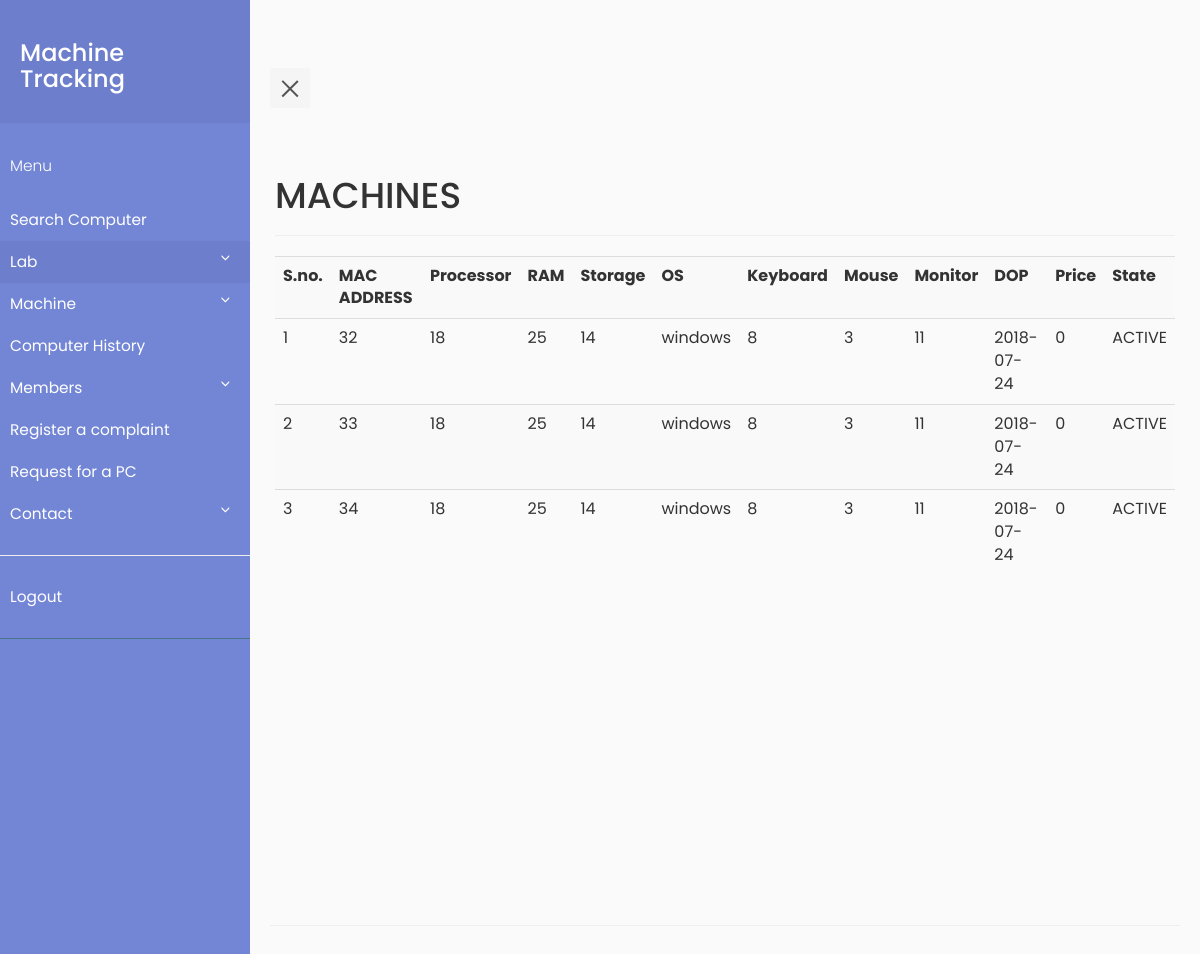
Page /MachineTracking/viewpcbylab.php?lab=2 (signed in) on the committed database.
### tables this page shows
CREATE TABLE `machine` (
  `machine_id` int(11) NOT NULL,
  `MAC_ADDR` varchar(30) DEFAULT NULL,
  `processor` int(11) NOT NULL,
  `ram` int(11) NOT NULL,
  `memory` int(11) NOT NULL,
  `DOP` date DEFAULT NULL,
  `price` int(11) DEFAULT NULL,
  `state` varchar(10) DEFAULT NULL,
  `os` varchar(30) DEFAULT NULL,
  `monitor` int(11) NOT NULL,
  `keyboard` int(11) NOT NULL,
  `mouse` int(11) NOT NULL,
  `grn` int(11) NOT NULL
);

CREATE TABLE `hardware` (
  `hardware_id` int(11) NOT NULL,
  `company` int(11) DEFAULT NULL,
  `description` int(11) DEFAULT NULL,
  `price` int(11) DEFAULT NULL,
  `grn` int(11) DEFAULT NULL,
  `name` int(11) DEFAULT NULL,
  `state` int(11) NOT NULL,
  `supplier` int(20) DEFAULT NULL,
  `DOP` date DEFAULT NULL
);

### MachineTracking/viewpcbylab.php (the view, shortened to what this page needs)
<?php
    require_once "pdo.php";
?>
<html>
<head>
    <link rel="stylesheet" type="text/css" href="https://maxcdn.bootstrapcdn.com/bootstrap/3.3.7/css/bootstrap.min.css" >
    <link rel="stylesheet" type="text/css" href="style5.css">
</head>
<body>
            <div class="wrapper">
     <?php include "navbar.php" ;?>
         <div class="container-fluid row" id="content">
    <div class="page-header">
    <h1>MACHINES</h1>
    </div>
    <?php
        $stmtcnt = $pdo->query("SELECT COUNT(*) FROM machine");
        $row = $stmtcnt->fetch(PDO::FETCH_ASSOC);
        if($row['COUNT(*)']!=='0')
        {
            $i=1;
            $stmtread = $pdo->prepare("SELECT * FROM position where lab_id = :lid and final_date='1970-01-01'");
            $stmtread->execute(array(':lid' => $_GET['lab'] ));
            echo ("<table class=\"table table-striped\">
                <tr> <th>S.no.</th><th>MAC ADDRESS</th><th>Processor</th><th>RAM</th><th>Storage</th><th>OS</th><th>Keyboard</th><th>Mouse</th><th>Monitor</th><th>DOP</th><th>Price</th> <th>State</th> </tr>");
            while ( $row = $stmtread->fetch(PDO::FETCH_ASSOC) )
            {
                $mid=$row['machine_id'];
                $read2= $pdo -> query("SELECT * FROM machine where machine_id='$mid'");
                while($row2 = $read2->fetch(PDO::FETCH_ASSOC))
                {
                    $processor = $pdo->prepare("SELECT description FROM hardware where hardware_id = :hid");
                    $processor->execute(array(':hid' => $row2['processor']));
                    $processorn = $processor->fetch(PDO::FETCH_ASSOC);
                    $ram = $pdo->prepare("SELECT description FROM hardware where hardware_id = :hid");
                    $ram->execute(array(':hid' => $row2['ram']));
                    $ramn = $ram->fetch(PDO::FETCH_ASSOC);
                    $memory = $pdo->prepare("SELECT description FROM hardware where hardware_id = :hid");
                    $memory->execute(array(':hid' => $row2['memory']));
                    $memoryn = $memory->fetch(PDO::FETCH_ASSOC);
                    $keyboard = $pdo->prepare("SELECT description FROM hardware where hardware_id = :hid");
                    $keyboard->execute(array(':hid' => $row2['keyboard']));
                    $keyboardn = $keyboard->fetch(PDO::FETCH_ASSOC);
                    $mouse = $pdo->prepare("SELECT description FROM hardware where hardware_id = :hid");
                    $mouse->execute(array(':hid' => $row2['mouse']));
                    $mousen = $mouse->fetch(PDO::FETCH_ASSOC);
                    $monitor = $pdo->prepare("SELECT description FROM hardware where hardware_id = :hid");
                    $monitor->execute(array(':hid' => $row2['monitor']));
                    $monitorn = $monitor->fetch(PDO::FETCH_ASSOC);
                    echo ("<tr>");
                    echo ("<td>");
                    echo($i);
                    echo("</td>");
                    echo ("<td>");
                    echo(htmlentities($row2['MAC_ADDR']));
                    echo ("</td>");
                    echo ("<td>");
                    echo(htmlentities($processorn['description']));
                    echo ("</td>");
                    echo ("<td>");
                    echo(htmlentities($ramn['description']));
                    echo ("</td>");
                    echo ("<td>");
                    echo(htmlentities($memoryn['description']));
                    echo ("</td>");
                    echo ("<td>");
                    echo(htmlentities($row2['os']));
                    echo ("</td>");
                    echo ("<td>");
                    echo(htmlentities($keyboardn['description']));
                    echo ("</td>");
                    echo ("<td>");
                    echo(htmlentities($mousen['description']));
                    echo ("</td>");
                    echo ("<td>");
                    echo(htmlentities($monitorn['description']));
                    echo ("</td>");
                    echo ("<td>");
                    echo(htmlentities($row2['DOP']));
                    echo ("</td>");
                    echo ("<td>");
                    echo(htmlentities($row2['price']));
                    echo ("</td>");
                    echo ("<td>");
                    echo(htmlentities($row2['state']));
                    echo ("</td>");
                    $i++;
                }
            }
            echo('</table>');
        }
    ?>
    </div>
</body>
</html>

### MachineTracking/style5.css (style rules this page uses)
body { font-family: 'Poppins', sans-serif; background: #fafafa; }
.wrapper { display: flex; align-items: stretch; perspective: 1500px; }
#content { padding: 20px; min-height: 100vh; transition: all 0.3s; }

### rows in the picture
machine: MAC_ADDR "32", processor.description "18", ram.description "25", memory.description "14", os "windows", keyboard.description "8", mouse.description "3", monitor.description "11", DOP "2018-07-24", price "0", state "ACTIVE"
machine: MAC_ADDR "33", processor.description "18", ram.description "25", memory.description "14", os "windows", keyboard.description "8", mouse.description "3", monitor.description "11", DOP "2018-07-24", price "0", state "ACTIVE"
machine: MAC_ADDR "34", processor.description "18", ram.description "25", memory.description "14", os "windows", keyboard.description "8", mouse.description "3", monitor.description "11", DOP "2018-07-24", price "0", state "ACTIVE"
